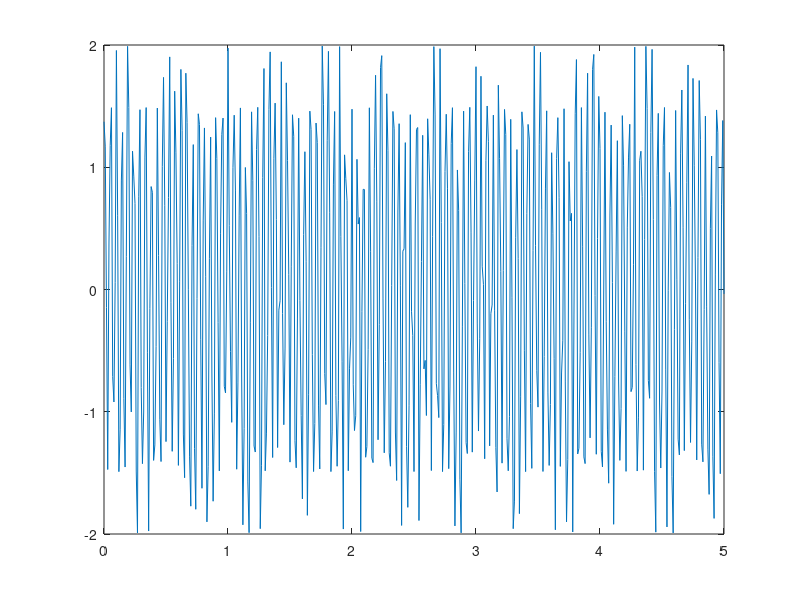

The MATLAB source for this figure:
f0 = 150*10^6; 
t = 0:0.01:5; 
dt = 1500; xx1=0; dd=900; dx2=100;
t1 = sqrt(xx1^2+dt^2)/3*10^8;
t2 = sqrt(dd^2 + (dx2-xx1)^2)/3*10^8 + sqrt((dt-dd)^2+dx2^2)/3*10^8;
r = sin(2*pi*f0*(t-t1))-sin(2*pi*f0*(t-t2)); 
plot(t,r);
